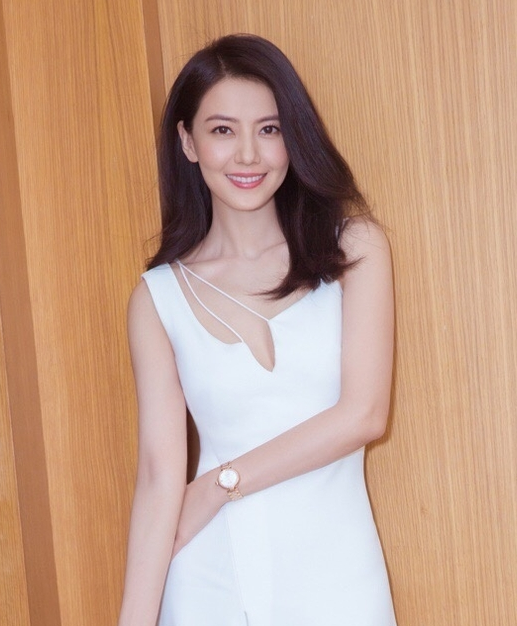
#> input picture images/yuan_test.png, 517 x 626 px, found by its file name
$ python OpencvDemo033.py
#> lines starting #> are read from the running program, lines starting #| are printed output that depends on the picture
#!/usr/bin/env python3
#coding = utf-8

import logging
import numpy as np
import cv2 as cv

# 图像梯度–拉普拉斯算子
def OpencvDemo033():
    logging.basicConfig(level=logging.DEBUG)

    src = cv.imread("images/yuan_test.png")
#> src is the input picture: shape (626, 517, 3); mean B, G, R 137.9, 159.7, 195.7
    if src is None:
        logging.error("could not load an image!")
        return cv.Error.StsError

    src = cv.GaussianBlur(src, (0, 0), 1)
    dst = cv.Laplacian(src, cv.CV_32F, ksize=3, delta=128.0) # 八邻域算子
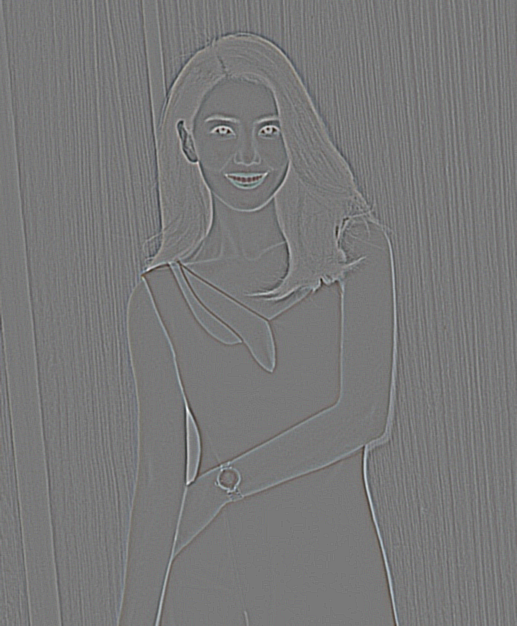
#> dst: shape (626, 517, 3) float32; mean B, G, R 128, 128, 128; drawn with min black and max white
    dst = cv.convertScaleAbs(dst)

    h, w, ch = src.shape
#> h = 626; w = 517; ch = 3
    result = np.zeros([h, w * 2, ch], dtype=src.dtype)
    result[0 : h, 0 : w, :] = src
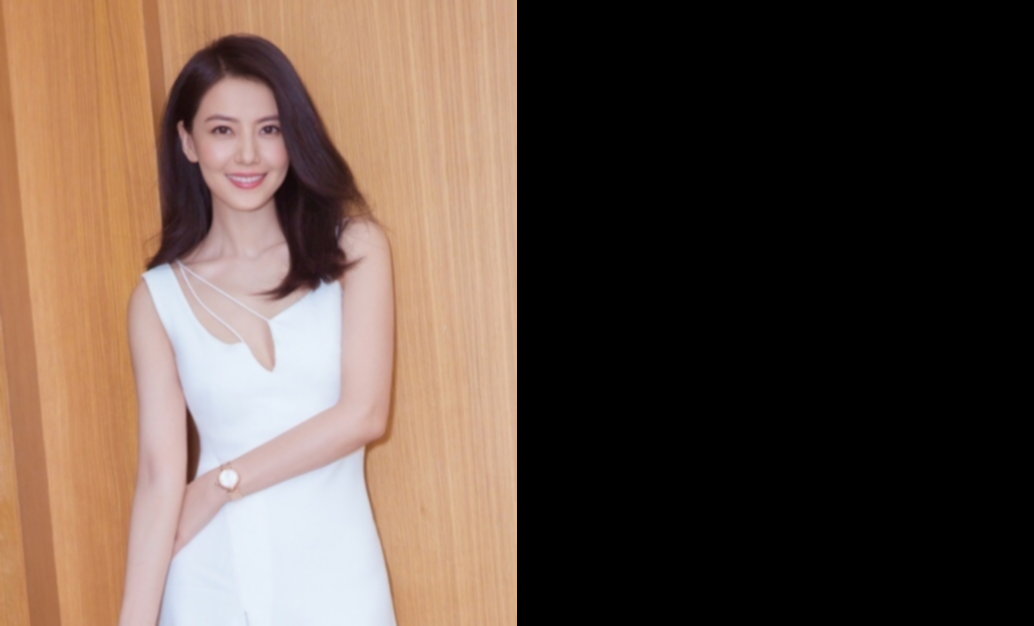
#> result: shape (626, 1034, 3); mean B, G, R 68.9, 79.8, 97.9
    result[0 : h, w : w * 2, :] = dst
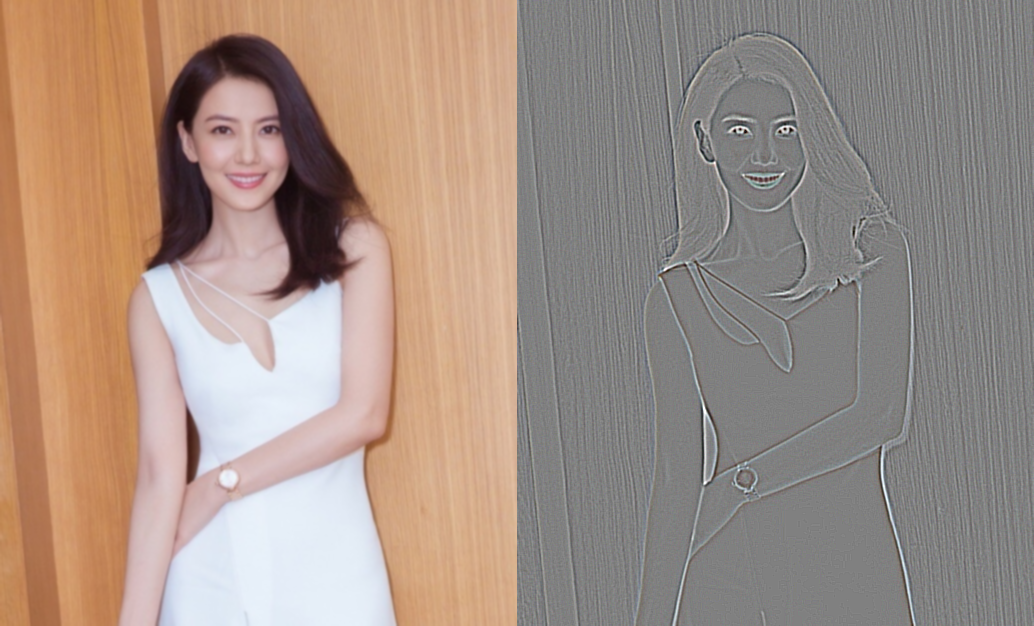
#> result: shape (626, 1034, 3); mean B, G, R 132.9, 143.8, 161.9
    cv.putText(result, "original image", (10, 30), cv.FONT_HERSHEY_PLAIN, 2.0, (0, 255, 255), 1)
    cv.putText(result, "gradient image", (w + 10, 30), cv.FONT_HERSHEY_PLAIN, 2.0, (0, 255, 255), 1)
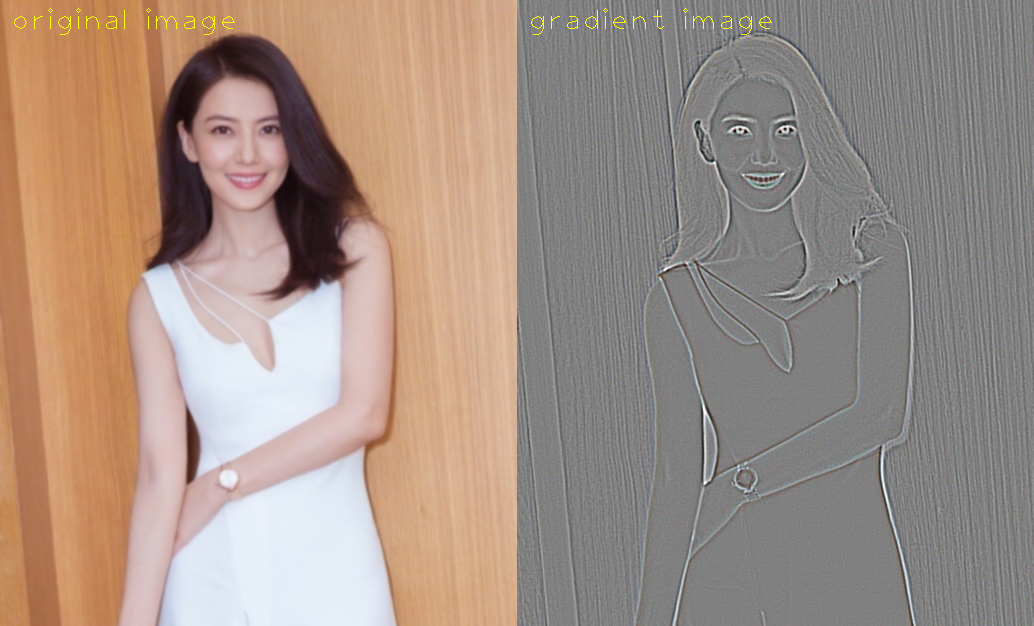
#> result: shape (626, 1034, 3); mean B, G, R 132.8, 144, 162
    cv.imshow("laplacian", result)

    cv.waitKey(0)

    cv.destroyAllWindows()

    return cv.Error.StsOk

if __name__ == "__main__":
    OpencvDemo033()

# end of file
